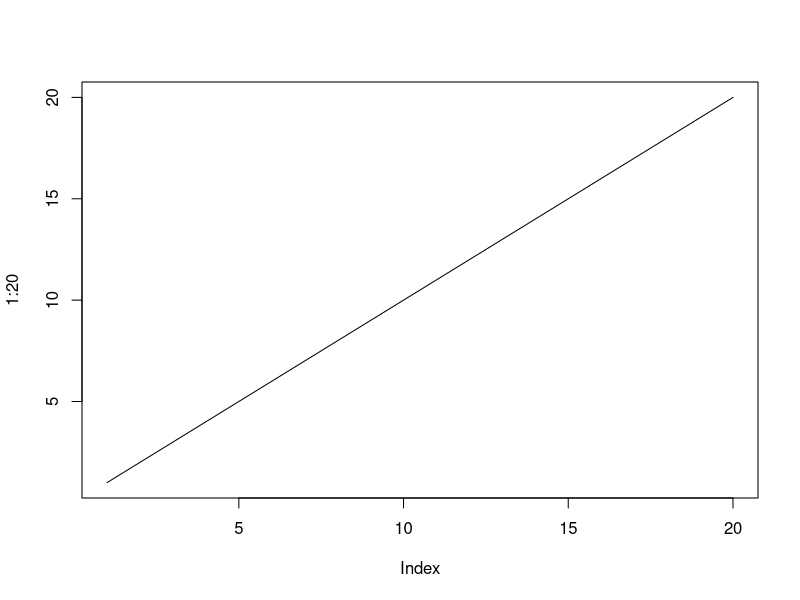
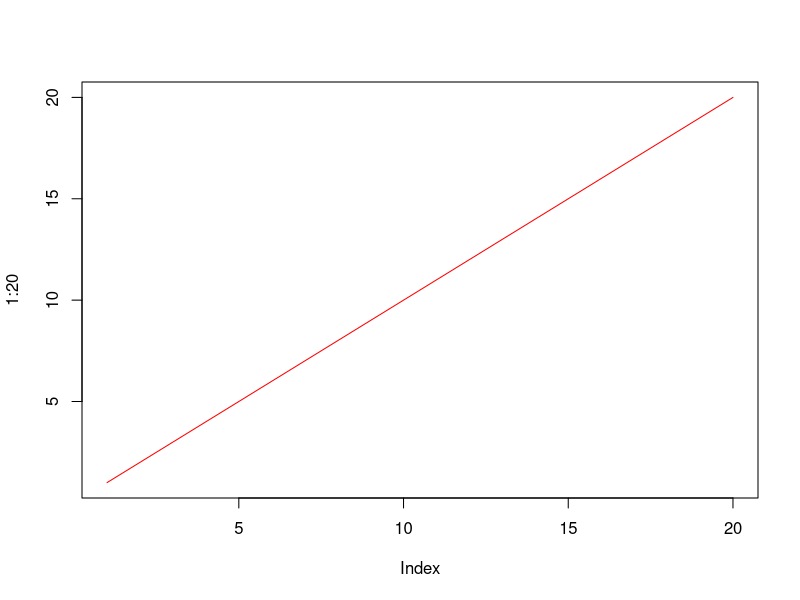
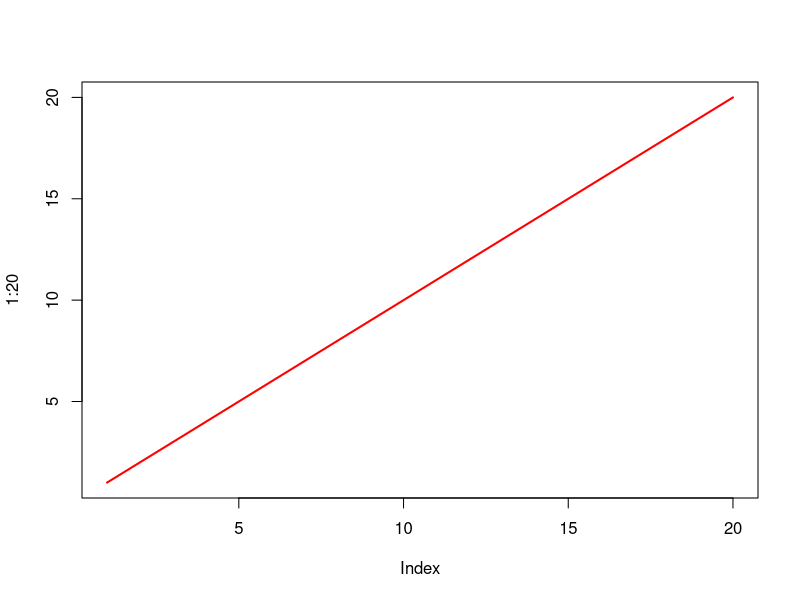

These figures' R source, in order:
# To create line graphs, you can also use plot with type = "l"

plot(1:20, type="l")

# To change the colour of a line, use col

plot(1:20, type="l", col="red")

# Line width can be adjusted by using lwd

plot(1:20, type="l", col="red", lwd=2)

